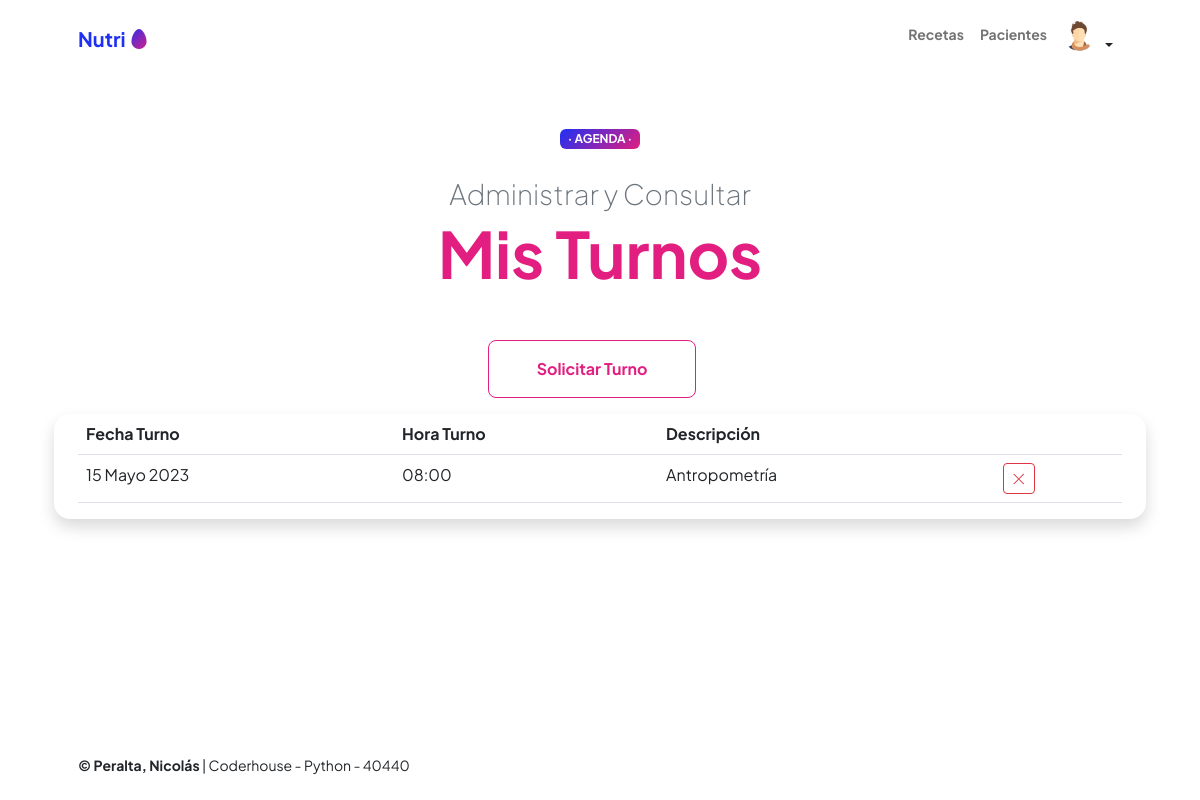
The app's page /agenda/ (signed in) with its own data.
### pacientes/models.py (models this page shows, shortened)
class Avatar(models.Model):
   user = models.OneToOneField(User, on_delete=models.CASCADE, null=True)
   imagen = models.ImageField(upload_to='avatares', null=True, blank=True)

### agenda/models.py (models this page shows, shortened)
class agenda(models.Model):
    paciente = models.ForeignKey(User, on_delete=models.SET_NULL, null=True)
    fecha=models.DateField(null=True)
    hora=models.TimeField(null=True)
    descripcion=models.CharField(max_length=200, blank=True)

### agenda/views.py (the view)
# urls.py: path('agenda/', views.vista_agenda, name="agenda"),
@login_required
def vista_agenda(request):
    contexto = {
        "agenda": agenda.objects.all(),
    }
    http_response = render(
        request=request,
        template_name='agenda/agenda.html',
        context=contexto,
    )
    return http_response

### agenda/templates/agenda/agenda.html (shortened to what this page needs)
{% extends 'agenda/base.html' %}
  {% block contenido%}
      <div class="text-center text-xxl-start">
          <div class="badge bg-gradient-primary-to-secondary text-white mb-4"><div class="text-uppercase"> &middot; Agenda &middot;</div></div>
          <div class="fs-3 fw-light text-muted">Administrar y Consultar</div>
          <h1 class="display-3 fw-bolder mb-5"><span class="text-secondary d-inline">Mis Turnos</span></h1>
          <div class="d-grid gap-3 d-sm-flex justify-content-sm-center justify-content-xxl-start mb-3">
              <a class="btn btn-outline-secondary btn-lg px-5 py-3 me-sm-3 fs-6 fw-bolder" href="{% url 'agenda_agregar' %}">Solicitar Turno</a>
      </div>
      </div>
      <div class="shadow border-0 rounded-4">
        <table class="table table-hover">
          <tbody>
            <tr>
              <th>Fecha Turno</th>
              <th>Hora Turno</th>
              <th>Descripción</th>
              <th></th>
            </tr>
            {% for turno in agenda %}
            {% if turno.paciente.id == user.id%}
            <tr>
              <td>{{ turno.fecha }}</td>
              <td>{{ turno.hora }}</td>
              <td>{{ turno.descripcion }}</td>
              <td>
                  <form action = "{% url 'agenda_eliminar' turno.id%}" method="post">
                    <button type = "submit" class="btn btn-outline-danger btn-sm">
                      <i class=" bi bi-x-lg"></i>
                    </button>
                  </form>
              </td>
            </tr>
            {% endif %}
            {% endfor %}
            </tbody>
        </table>
      </div>
  {% endblock contenido%}

### agenda/templates/agenda/base.html (shortened to what this page needs)
{% load static %}
<!DOCTYPE html>
<html lang="en">
  <head>
    <link
      href="https://cdn.jsdelivr.net/npm/bootstrap-icons@1.8.1/font/bootstrap-icons.css"
      rel="stylesheet"
    />
    <link href="{% static 'css/styles.css' %}" rel="stylesheet" />
  </head>
  <body class="d-flex flex-column h-100">
    <main class="flex-shrink-0">
      <nav class="navbar navbar-expand-lg navbar-light bg-white py-3">
        <div class="container px-5">
          <a class="navbar-brand" href="{% url 'index' %}"
            ><span class="fw-bolder text-primary"
              >Nutri <i class="bi bi-egg-fill text-gradient"> </i></span
          ></a>
          <div class="collapse navbar-collapse" id="navbarSupportedContent">
            <ul class="navbar-nav ms-auto mb-2 mb-lg-0 small fw-bolder">
              <li class="nav-item">
                <a class="nav-link" href="{% url 'recetas' %}">Recetas</a>
              </li>
              <li class="nav-item">
                <a class="nav-link" href="{% url 'pacientes' %}">Pacientes</a>
              </li>
              {% if user.is_authenticated %}
              <div class="dropdown "  >
                <button
                  class="btn btn-ligth btn-sm dropdown-toggle "
                  type="button"
                  data-bs-toggle="dropdown"
                  aria-haspopup="true"
                  aria-expanded="false"
                >
                    <div style="display: inline-flex;">
                      {% if user.avatar.imagen.url %}
                            <img src="{{ user.avatar.imagen.url }}" style="width: 30px; height: 30px; border-radius: 50%; margin-right: 5px;">
                      {% else %}
                            <img src="{%static 'img/avatar_default.png'%}" style="width: 30px; height: 30px; border-radius: 50%; margin-right: 5px;">
                      {% endif %}
                    </div>
                </button>
                  {% endif %}
              </div>
            </ul>
          </div>
        </div>
      </nav>
      <header class="py-5">
        <div class="container px-5 pb-5">
          <div class="row gx-5 align-items-center">
            {% block contenido%} {% endblock contenido%}
          </div>
        </div>
      </header>
    </main>
    <footer class="bg-white py-4 mt-auto">
      <div class="container px-5">
        <div
          class="row align-items-center justify-content-between flex-column flex-sm-row"
        >
          <div class="col-auto">
            <div class="small m-0">
              <b> &copy; Peralta, Nicolás</b> | Coderhouse - Python - 40440
            </div>
          </div>
        </div>
      </div>
    </footer>
  </body>
</html>

### records on screen
agenda: fecha "15 Mayo 2023", hora "08:00", descripcion "Antropometría"
